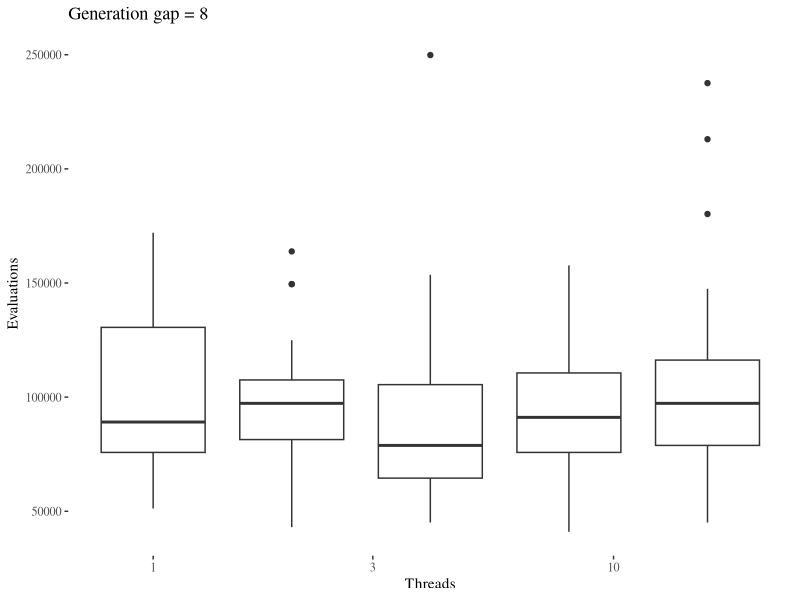
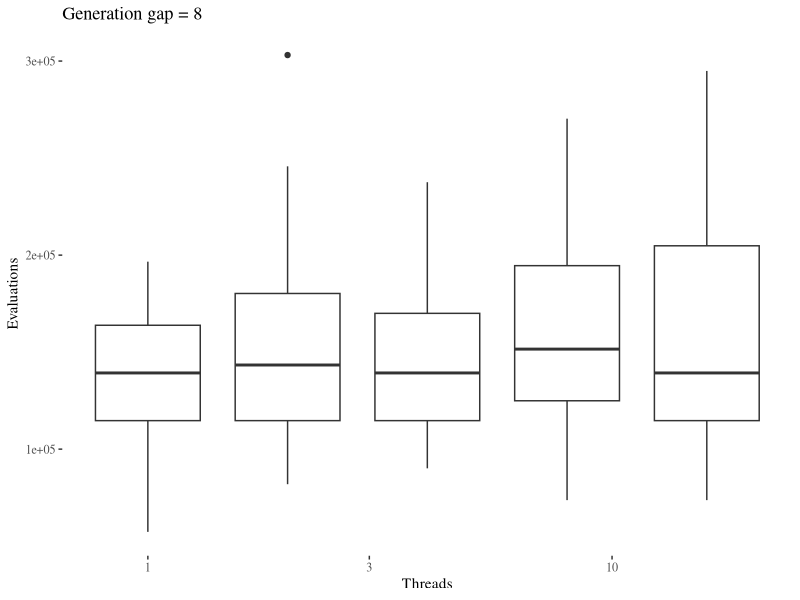
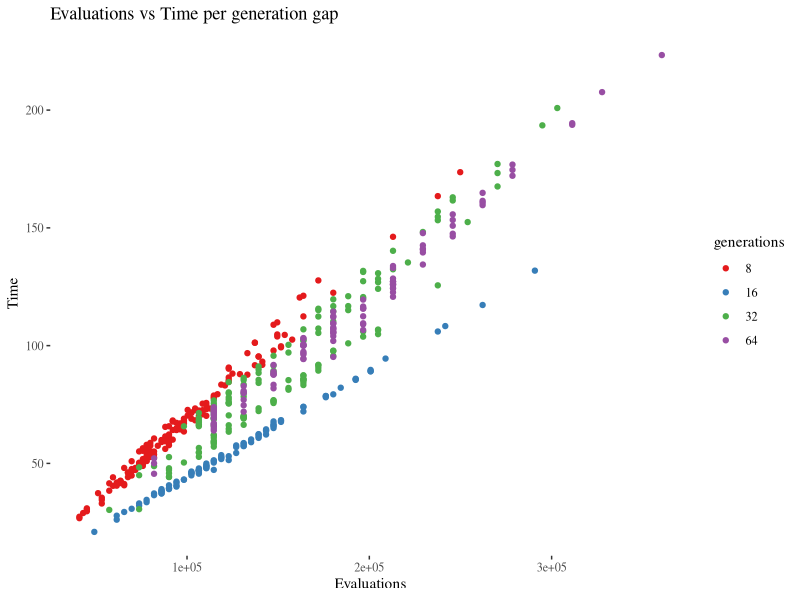
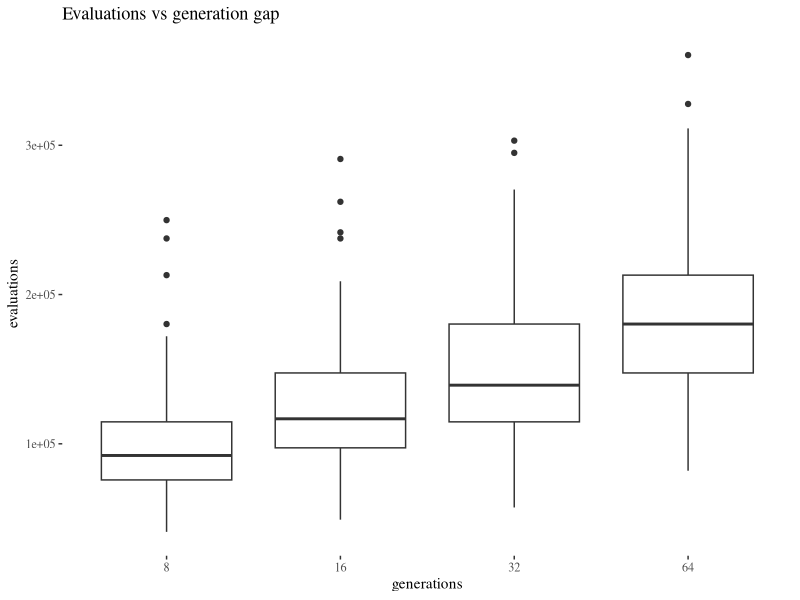
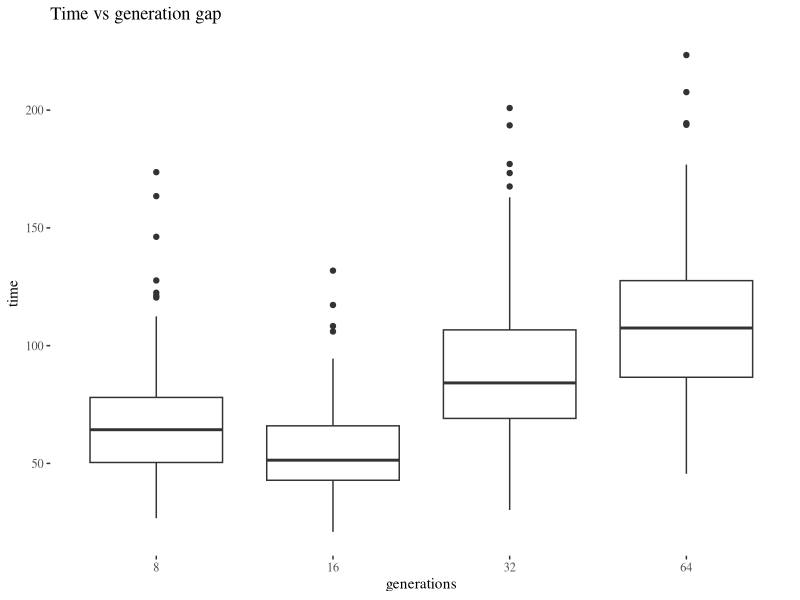
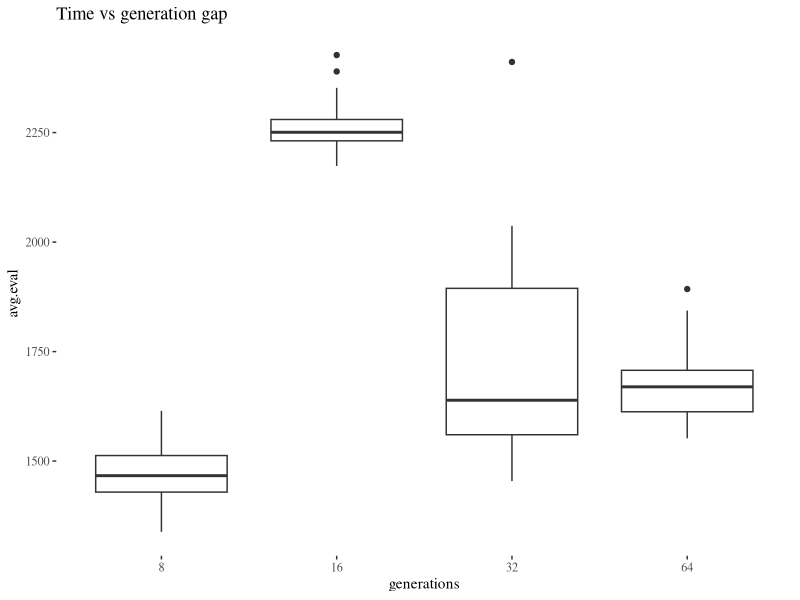

Write R code to recreate these figures, in order.
library(reshape2)
library(ggplot2)
library(ggthemes)

data.8 <- read.csv('data/8generations.csv')
data.16 <- read.csv('data/16generations.csv')
data.32 <- read.csv('data/32generations.csv')
data.64 <- read.csv('data/64generations.csv')

ggplot(data.8,aes(x=Threads,y=Evaluations,group=Threads))+geom_boxplot()+scale_x_log10()+theme_tufte()+labs(x="Threads",y="Evaluations",title="Generation gap = 8")
ggplot(data.32,aes(x=Threads,y=Evaluations,group=Threads))+geom_boxplot()+scale_x_log10()+theme_tufte()+labs(x="Threads",y="Evaluations",title="Generation gap = 8")

data <- data.frame(generations=c(rep(8,length(data.8$Time)),
                                 rep(16,length(data.16$Time)),
                                 rep(32,length(data.32$Time)),
                                 rep(64,length(data.64$Time))),
                   time=c(data.8$Time,data.16$Time,data.32$Time,data.64$Time),
                   evaluations=c(data.8$Evaluations,data.16$Generations,data.32$Evaluations,data.64$Generations))

data$generations = as.factor(data$generations)
ggplot(data,aes(x=evaluations,y=time,color=generations))+scale_color_brewer(palette="Set1")+geom_point()+theme_tufte()+labs(x="Evaluations",y="Time",title="Evaluations vs Time per generation gap")


ggplot(data,aes(x=generations,y=evaluations,group=generations))+geom_boxplot()+theme_tufte()+labs(title="Evaluations vs generation gap")
ggplot(data,aes(x=generations,y=time,group=generations))+geom_boxplot()+theme_tufte()+labs(title="Time vs generation gap")

data$avg.eval = data$evaluations/data$time
ggplot(data,aes(x=generations,y=avg.eval,group=generations))+geom_boxplot()+theme_tufte()+labs(title="Time vs generation gap")
